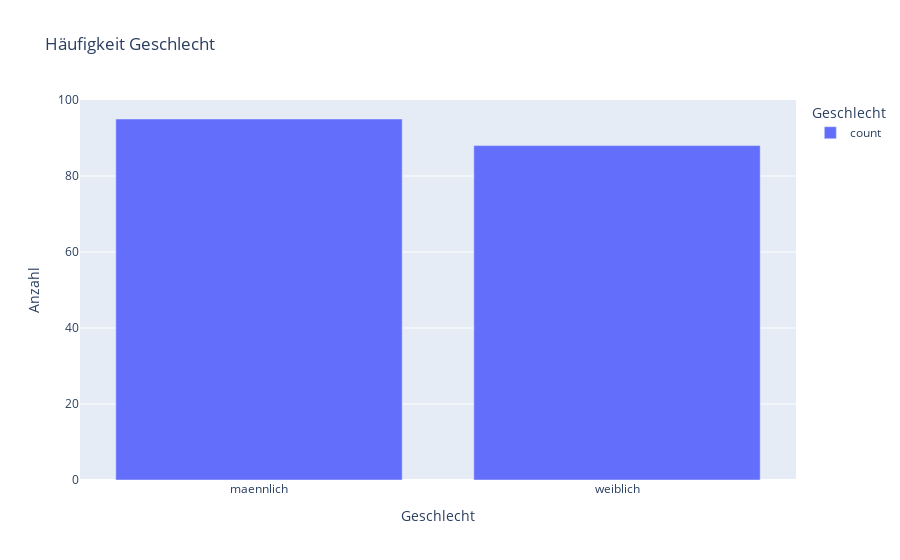

Notebook cell for this chart:
### Markdown cell above
Beim Merkmal Geschlcht gibt es nur zwei verschiedene Einträge, beim Einstiegshafen nur drei verschiedene Einstiegshäfen. Das sind (ungeordnete) kategoriale Daten. Die anderen Merkmale sind zu verschieden und sind damit nicht mehr als kategoriale Daten einzustufen. Es werden daher die Balkendiagramme mit den Häufigkeiten nur für die beiden Merkmale Geschlecht und Einstiegshafen erstellt.

### Code cell
geschlecht = daten['Geschlecht']

balkendiagramm_geschlecht = px.bar(geschlecht.value_counts(),
                                  labels={'value': 'Anzahl', 'variable': 'Geschlecht'},
                                  title='Häufigkeit Geschlecht')
balkendiagramm_geschlecht.show()

### Figure 1 — Plotly figure (JSON) as saved in the notebook; plotly's stock layout.template omitted (floating-point values rounded to 4 significant figures)
{"data": [{"alignmentgroup": "True", "hovertemplate": "Geschlecht=%{x}<br>Anzahl=%{y}<extra></extra>", "legendgroup": "count", "marker": {"color": "#636efa", "pattern": {"shape": ""}}, "name": "count", "offsetgroup": "count", "orientation": "v", "showlegend": true, "textposition": "auto", "type": "bar", "x": ["maennlich", "weiblich"], "xaxis": "x", "y": [95, 88], "yaxis": "y"}], "layout": {"barmode": "relative", "legend": {"title": {"text": "Geschlecht"}, "tracegroupgap": 0}, "title": {"text": "Häufigkeit Geschlecht"}, "xaxis": {"anchor": "y", "domain": [0, 1], "title": {"text": "Geschlecht"}}, "yaxis": {"anchor": "x", "domain": [0, 1], "title": {"text": "Anzahl"}}}}
